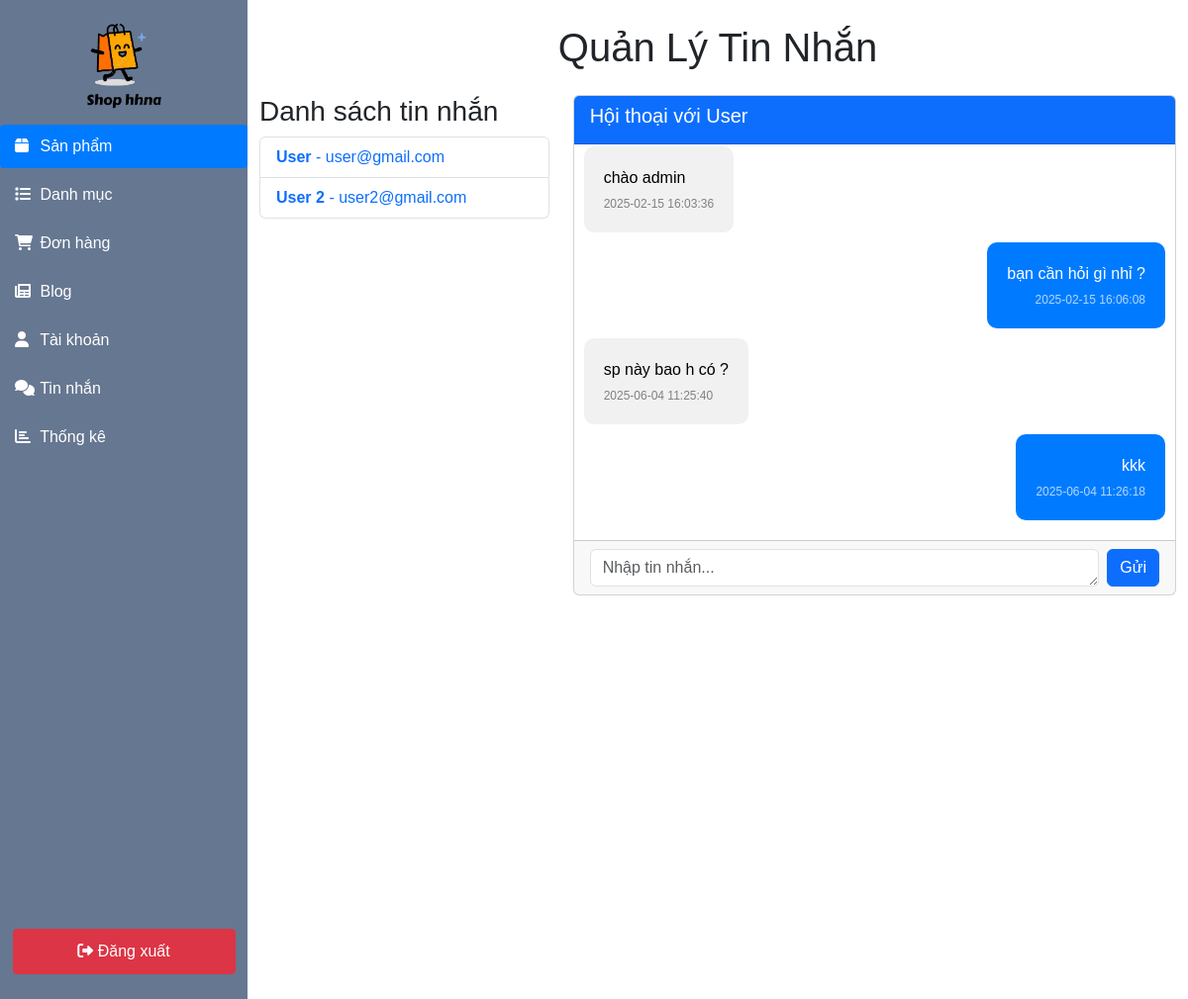
Page /admin/admin_messages.php?user_id=2 (signed in) on the committed database.
### tables this page shows
CREATE TABLE `users` (
  `user_id` int(11) NOT NULL,
  `username` varchar(255) NOT NULL,
  `password` varchar(255) NOT NULL,
  `email` varchar(255) NOT NULL,
  `role` varchar(100) NOT NULL DEFAULT 'user',
  `status` int(11) NOT NULL DEFAULT 1,
  `created_at` timestamp NOT NULL DEFAULT current_timestamp()
);

CREATE TABLE `message` (
  `id` int(11) NOT NULL,
  `sender_id` int(11) NOT NULL,
  `receiver_id` int(11) NOT NULL,
  `message` varchar(255) NOT NULL,
  `created_at` timestamp NOT NULL DEFAULT current_timestamp(),
  `status` enum('sent','delivered','read') NOT NULL DEFAULT 'sent'
);

### admin/admin_messages.php (the view, shortened to what this page needs)
<?php
include '../database/DBController.php';
$admin_id = $_SESSION['admin_id'];
$users_query = mysqli_query($conn, "
    SELECT DISTINCT users.user_id, users.username, users.email
    FROM `message`
    JOIN `users` ON message.sender_id = users.user_id
    WHERE message.receiver_id = '$admin_id'
    ORDER BY users.username ASC
") or die('Query failed');
?>
<!DOCTYPE html>
<html lang="vi">
<head>
    <link rel="stylesheet" href="https://cdnjs.cloudflare.com/ajax/libs/font-awesome/6.0.0/css/all.min.css">
    <link href="https://cdn.jsdelivr.net/npm/bootstrap@5.3.0/dist/css/bootstrap.min.css" rel="stylesheet">
    <link rel="stylesheet" href="css/admin_style.css">
</head>
<body>
    <div class="d-flex">
        <?php include 'admin_navbar.php'; ?>
        <div class="container mt-4">
            <h1 class="text-center mb-4">Quản Lý Tin Nhắn</h1>
            <div class="row">
                <div class="col-md-4">
                    <h3>Danh sách tin nhắn</h3>
                    <ul class="list-group">
                        <?php
                        if (mysqli_num_rows($users_query) > 0) {
                            while ($user = mysqli_fetch_assoc($users_query)) {
                                echo '<li class="list-group-item">
                                    <a href="admin_messages.php?user_id=' . $user['user_id'] . '" class="text-decoration-none">
                                        <strong>' . $user['username'] . '</strong> - ' . $user['email'] . '
                                    </a>
                                </li>';
                            }
                        } else {
                            echo '<li class="list-group-item text-center">Chưa có tin nhắn nào.</li>';
                        }
                        ?>
                    </ul>
                </div>
                <div class="col-md-8">
                    <?php
                    if (isset($_GET['user_id'])) {
                        $selected_user = $_GET['user_id'];
                        $messages_query = mysqli_query($conn, "
                            SELECT * FROM `message`
                            WHERE (sender_id = '$selected_user' AND receiver_id = '$admin_id')
                               OR (sender_id = '$admin_id' AND receiver_id = '$selected_user')
                            ORDER BY created_at ASC
                        ") or die('Query failed');
                    ?>
                        <div class="card">
                            <div class="card-header bg-primary text-white">
                                <h5>Hội thoại với
                                    <?php
                                    $user_info = mysqli_fetch_assoc(mysqli_query($conn, "SELECT username FROM users WHERE user_id = '$selected_user'"));
                                    echo $user_info['username'];
                                    ?>
                                </h5>
                            </div>
                            <div class="card-body" id="chat-box" style="height: 400px; overflow-y: auto;">
                                <?php
                                if (mysqli_num_rows($messages_query) > 0) {
                                    while ($msg = mysqli_fetch_assoc($messages_query)) {
                                        $is_admin = ($msg['sender_id'] == $admin_id);
                                        $message_class = $is_admin ? 'admin-message' : 'user-message';
                                        echo '<div class="message-container ' . $message_class . '">
                                                <div class="' . $message_class . '">
                                                    ' . $msg['message'] . '
                                                    <span class="message-time">' . $msg['created_at'] . '</span>
                                                </div>
                                            </div>';
                                    }
                                } else {
                                    echo '<p class="text-center">Chưa có tin nhắn.</p>';
                                }
                                ?>
                            </div>
                            <div class="card-footer">
                                <form id="messageForm" method="post">
                                    <div class="d-flex">
                                        <textarea class="form-control me-2" id="message" name="message" rows="1" placeholder="Nhập tin nhắn..." required></textarea>
                                        <button type="submit" name="send_message" class="btn btn-primary">Gửi</button>
                                    </div>
                                </form>
                            </div>
                        </div>
                    <?php } ?>
                </div>
            </div>
        </div>
    </div>
</body>
</html>

### admin/admin_navbar.php (shortened to what this page needs)
<!DOCTYPE html>
<html lang="en">
<head>
   <link href="https://cdn.jsdelivr.net/npm/bootstrap@5.3.0/dist/css/bootstrap.min.css" rel="stylesheet">
   <link rel="stylesheet" href="./admin_style.css">
</head>
<body>
   <div class="sidebar" style="background-color: #667791;">
      <div class="logo">
         <img src="../assets/logo-hhna.png" alt="Logo" width="80">
      </div>
      <a style="margin-bottom: 5px;" href="admin_products.php">
         <i class="menu-icon fa fa-box"></i> Sản phẩm
      </a>
      <a style="margin-bottom: 5px;" href="admin_categories.php">
         <i class="menu-icon fa fa-list"></i> Danh mục
      </a>
      <a style="margin-bottom: 5px;" href="admin_orders.php">
         <i class="menu-icon fa fa-shopping-cart"></i> Đơn hàng
      </a>
      <a style="margin-bottom: 5px;" href="admin_blogs.php">
         <i class="menu-icon fa fa-newspaper"></i> Blog
      </a>
      <a style="margin-bottom: 5px;" href="admin_accounts.php">
         <i class="menu-icon fa fa-user"></i> Tài khoản
      </a>
      <a style="margin-bottom: 5px;" href="admin_messages.php">
         <i class="menu-icon fa fa-comments"></i> Tin nhắn
      </a>
      <a style="margin-bottom: 5px;" href="admin_statistical.php">
         <i class="menu-icon fa fa-chart-bar"></i> Thống kê
      </a>
      <a style="margin-bottom: 5px;" href="../logout.php" class="btn btn-danger logout-btn">
         <i class="fa fa-sign-out-alt"></i> Đăng xuất
      </a>
   </div>
</body>
</html>

### admin/admin_style.css (style rules this page uses)
* { margin: 0; padding: 0; box-sizing: border-box; }
body { margin: 0; font-family: Arial, sans-serif; }
.sidebar { position: relative; min-width: 250px; min-height: 100vh; background-color: #959595; color: white; padding-top: 20px; transition: all 0.3s; }
.sidebar .logo img { display: block; margin: 0 auto 15px; }
.sidebar a { display: block; color: #ffffff; padding: 10px 15px; text-decoration: none; border-radius: 4px; transition: all 0.3s; }
.sidebar a.active { background-color: #007bff; color: white; }
.logout-btn { position: absolute; bottom: 20px; width: 90%; left: 5%; }
.menu-icon { width: 21px; }

### admin/admin_messages.php (style rules this page uses)
#chat-box { height: 400px; overflow-y: auto; padding: 10px; display: flex; flex-direction: column; }
.message-container { display: flex; margin-bottom: 10px; max-width: 75%; }
.admin-message { align-self: flex-end; background-color: #007bff; color: white; padding: 10px; border-radius: 10px; text-align: right; }
.user-message { align-self: flex-start; background-color: #f1f1f1; color: black; padding: 10px; border-radius: 10px; text-align: left; }
.message-time { font-size: 12px; color: rgba(255, 255, 255, 0.7); display: block; margin-top: 5px; }
.user-message .message-time { color: gray; }

### rows in the picture
users: username "User", email "user@gmail.com"
users: username "User 2", email "user2@gmail.com"
message: message "chào admin", created_at "2025-02-15 16:03:36"
message: message "bạn cần hỏi gì nhỉ ?", created_at "2025-02-15 16:06:08"
message: message "sp này bao h có ?", created_at "2025-06-04 11:25:40"
message: message "kkk", created_at "2025-06-04 11:26:18"
